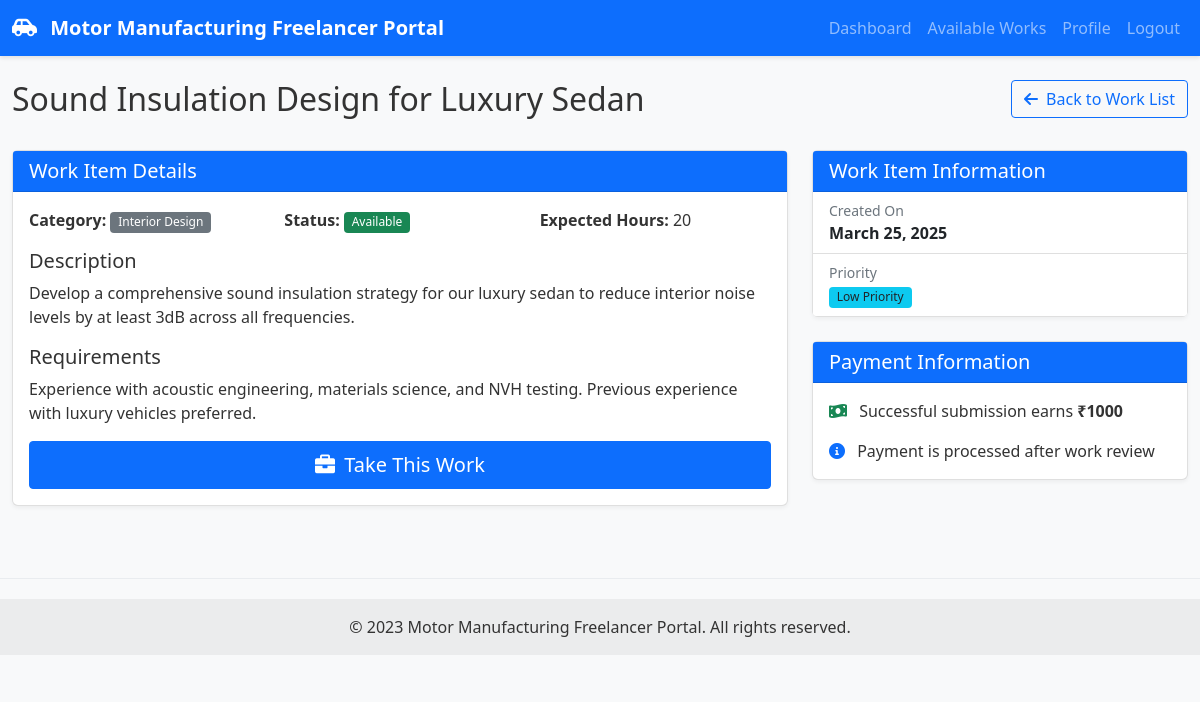
Page /works/sound-insulation-design-for-luxury-sedan/ (signed in) on the committed database.
### freelancer/models.py (models this page shows, shortened)
class WorkItem(models.Model):
    STATUS_CHOICES = [
        ('AVAILABLE', 'Available'),
        ('ASSIGNED', 'Assigned'),
        ('COMPLETED', 'Completed'),
        ('REVIEWED', 'Reviewed')
    ]
    CATEGORY_CHOICES = [
        ('ENGINE', 'Engine Design'),
        ('CHASSIS', 'Chassis Design'),
        ('INTERIOR', 'Interior Design'),
        ('ELECTRICAL', 'Electrical Systems'),
        ('BODY', 'Body Design'),
        ('TESTING', 'Testing & Validation')
    ]
    title = models.CharField(max_length=200)
    slug = models.SlugField(max_length=250, unique=True, blank=True)
    description = models.TextField()
    requirements = models.TextField()
    category = models.CharField(max_length=20, choices=CATEGORY_CHOICES)
    status = models.CharField(max_length=20, choices=STATUS_CHOICES, default='AVAILABLE')
    assigned_to = models.ForeignKey(User, on_delete=models.SET_NULL, null=True, blank=True, related_name='assigned_works')
    assignment_time = models.DateTimeField(null=True, blank=True)
    expected_hours = models.IntegerField(default=8)
    priority = models.IntegerField(default=1)  # 1=low, 2=medium, 3=high
    created_at = models.DateTimeField(auto_now_add=True)
    updated_at = models.DateTimeField(auto_now=True)
    lock_version = models.IntegerField(default=0)  # For optimistic locking
    class Meta:
        ordering = ['-created_at']

### freelancer/views.py (the view)
# urls.py: path('works/<slug:slug>/', views.work_detail, name='work_detail'),
@login_required
def work_detail(request, slug):
    profile = get_object_or_404(FreelancerProfile, user=request.user)
    if not profile.is_eligible:
        messages.error(request, 'You are not eligible to view work items.')
        return redirect('freelancer:dashboard')
    work_item = get_object_or_404(WorkItem, slug=slug)
    if work_item.status != 'AVAILABLE' and work_item.assigned_to != request.user:
        messages.error(request, 'This work item is not available or assigned to you.')
        return redirect('freelancer:work_list')
    form = None
    if work_item.status == 'ASSIGNED' and work_item.assigned_to == request.user:
        form = SubmissionForm()
    context = {
        'title': work_item.title,
        'work': work_item,
        'is_assigned': work_item.assigned_to == request.user,
        'form': form,
        'profile': profile
    }
    return render(request, 'freelancer/work_detail.html', context)

### freelancer/templates/freelancer/work_detail.html (shortened to what this page needs)
{% extends 'freelancer/base.html' %}
{% load widget_tweaks %}
{% block content %}
<div class="row mb-4">
    <div class="col-md-8">
        <h2>{{ work.title }}</h2>
    </div>
    <div class="col-md-4 text-end">
        <a href="{% url 'freelancer:work_list' %}" class="btn btn-outline-primary">
            <i class="fas fa-arrow-left me-1"></i> Back to Work List
        </a>
    </div>
</div>
<div class="row">
    <div class="col-md-8">
        <div class="card mb-4">
            <div class="card-header bg-primary text-white">
                <h5 class="mb-0">Work Item Details</h5>
            </div>
            <div class="card-body">
                <div class="row mb-3">
                    <div class="col-md-4">
                        <strong>Category:</strong>
                        <span class="badge bg-secondary">{{ work.get_category_display }}</span>
                    </div>
                    <div class="col-md-4">
                        <strong>Status:</strong>
                        {% if work.status == 'AVAILABLE' %}
                            <span class="badge bg-success">Available</span>
                        {% elif work.status == 'ASSIGNED' %}
                            <span class="badge bg-primary">Assigned</span>
                        {% elif work.status == 'COMPLETED' %}
                            <span class="badge bg-info">Completed</span>
                        {% elif work.status == 'REVIEWED' %}
                            <span class="badge bg-dark">Reviewed</span>
                        {% endif %}
                    </div>
                    <div class="col-md-4">
                        <strong>Expected Hours:</strong> {{ work.expected_hours }}
                    </div>
                </div>
                <div class="mb-3">
                    <h5>Description</h5>
                    <p>{{ work.description }}</p>
                </div>
                <div class="mb-3">
                    <h5>Requirements</h5>
                    <p>{{ work.requirements }}</p>
                </div>
                {% if work.status == 'AVAILABLE' and profile.is_eligible %}
                    <form method="post" action="{% url 'freelancer:work_select' work.slug %}">
                        <div class="d-grid gap-2">
                            <button type="submit" class="btn btn-primary btn-lg">
                                <i class="fas fa-briefcase me-1"></i> Take This Work
                            </button>
                        </div>
                    </form>
                {% elif work.status == 'COMPLETED' and work.assigned_to == user %}
                    <div class="alert alert-info">
                        <h5><i class="fas fa-clock me-2"></i>Under Review</h5>
                        <p>Your work has been submitted and is currently under review. You'll be notified once the review is complete.</p>
                    </div>
                {% elif work.status == 'REVIEWED' and work.assigned_to == user %}
                    <div class="alert alert-success">
                        <h5><i class="fas fa-check-circle me-2"></i>Work Approved</h5>
                        <p>This work has been reviewed and approved. 1000rs has been added to your earnings.</p>
                    </div>
                {% endif %}
            </div>
        </div>
    </div>
    <div class="col-md-4">
        <div class="card mb-4">
            <div class="card-header bg-primary text-white">
                <h5 class="mb-0">Work Item Information</h5>
            </div>
            <div class="list-group list-group-flush">
                <div class="list-group-item">
                    <small class="text-muted d-block">Created On</small>
                    <strong>{{ work.created_at|date:"F d, Y" }}</strong>
                </div>
                <div class="list-group-item">
                    <small class="text-muted d-block">Priority</small>
                    {% if work.priority == 3 %}
                        <span class="badge bg-danger">High Priority</span>
                    {% elif work.priority == 2 %}
                        <span class="badge bg-warning text-dark">Medium Priority</span>
                    {% else %}
                        <span class="badge bg-info text-dark">Low Priority</span>
                    {% endif %}
                </div>
            </div>
        </div>
        <div class="card">
            <div class="card-header bg-primary text-white">
                <h5 class="mb-0">Payment Information</h5>
            </div>
            <div class="card-body">
                <p><i class="fas fa-money-bill-wave me-2 text-success"></i> Successful submission earns <strong>₹1000</strong></p>
                <p class="mb-0"><i class="fas fa-info-circle me-2 text-primary"></i> Payment is processed after work review</p>
            </div>
        </div>
    </div>
</div>
{% endblock %}

### freelancer/static/freelancer/css/styles.css (style rules this page uses)
body { font-family: 'Segoe UI', Tahoma, Geneva, Verdana, sans-serif; color: #333; background-color: #f8f9fa; }
.card { box-shadow: 0 2px 4px rgba(0, 0, 0, 0.05); border-radius: 6px; margin-bottom: 20px; border: 1px solid rgba(0, 0, 0, 0.125); transition: transform 0.2s, box-shadow 0.2s; }
.card-header { font-weight: 600; border-bottom: 1px solid rgba(0, 0, 0, 0.125); }
.btn { font-weight: 500; border-radius: 4px; }
.btn-primary { background-color: #0d6efd; border-color: #0d6efd; }
.badge { font-weight: 500; padding: 0.35em 0.65em; border-radius: 4px; }
.fade-in { animation: fadeIn 0.5s ease-in; }

### rows in the picture
WorkItem: title "Sound Insulation Design for Luxury Sedan", category "Interior Design", expected_hours "20", description "Develop a comprehensive sound insulation strategy for our luxury sedan to reduce interior noise levels by at least 3dB across all frequencies.", requirements "Experience with acoustic engineering, materials science, and NVH testing. Previous experience with luxury vehicles preferred.", created_at "March 25, 2025"
